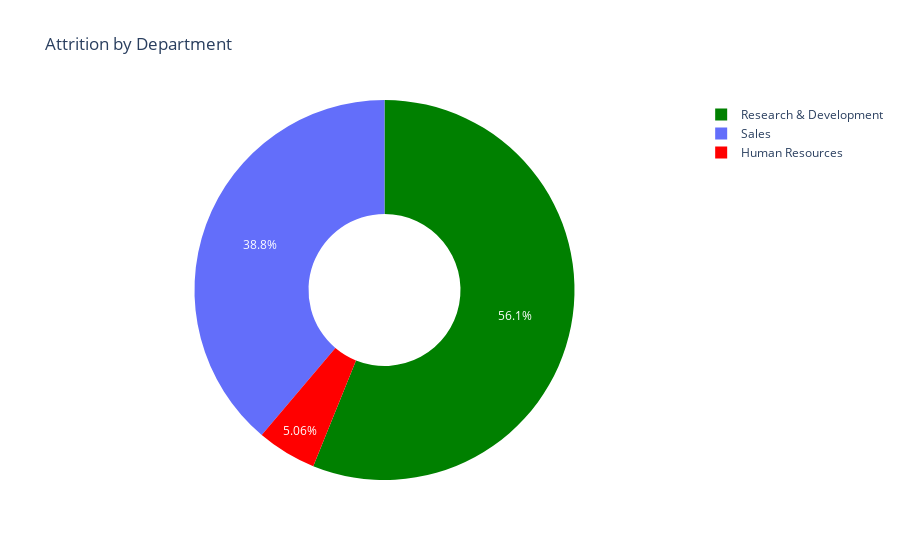

The notebook cell saved with this chart:
### Code cell
# Create a donut chart

fig = go.Figure(data=[go.Pie(
    labels = attrition_by_dpt["Department"],
    values = attrition_by_dpt["count"],
    hole = 0.4,
    marker = dict(colors=["red", "green"]),
    textposition = "inside"
)])

# Update the layout
fig.update_layout(title="Attrition by Department")

# Show the Chart
fig.show()

### Figure 1 — Plotly figure (JSON) as saved in the notebook; plotly's stock layout.template omitted (floating-point values rounded to 4 significant figures)
{"data": [{"hole": 0.4, "labels": ["Human Resources", "Research & Development", "Sales"], "marker": {"colors": ["red", "green"]}, "textposition": "inside", "type": "pie", "values": [12, 133, 92]}], "layout": {"autosize": true, "title": {"text": "Attrition by Department"}}}
